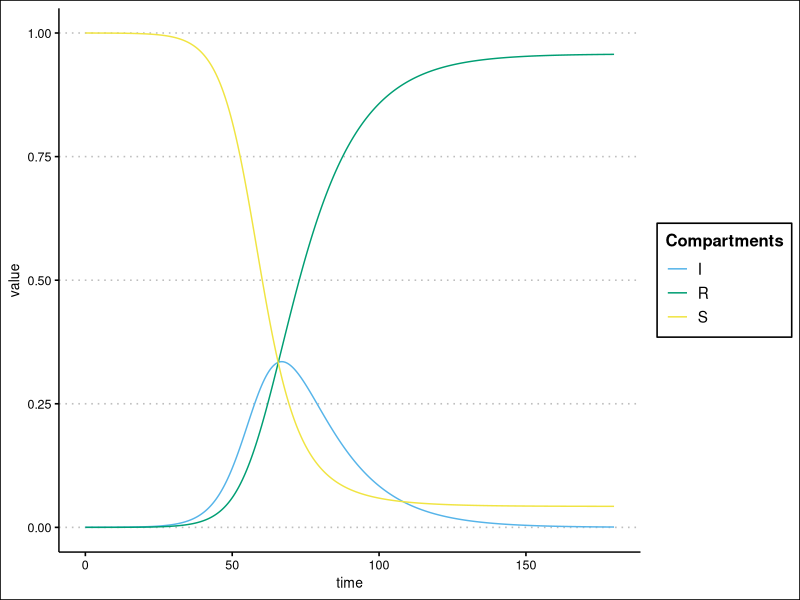

This figure's R source:
## ---- chunk 1
knitr::opts_chunk$set(echo = TRUE)
home = file.path('~/Documents/MIT')
## ---- chunk 2
library(deSolve)
library(tidyverse)
library(ggthemes)
## ---- chunk 3
US_pop_2020 = 329410596 # US population based on census
I = 14250/US_pop_2020 # total infected based on [JHU dashboard data](https://www.arcgis.com/apps/opsdashboard/index.html#/bda7594740fd40299423467b48e9ecf6) at March 20
R = 121/US_pop_2020  # total recovered based on [JHU dashboard data](https://www.arcgis.com/apps/opsdashboard/index.html#/bda7594740fd40299423467b48e9ecf6) at March 20
S = 1 - I
d = 14 #estimted contagious asymptomatic
obs_time = 180
R0 = 3.3 # estimated R0
gamm = 1/d # need to check this 
bet = R0/d
## ---- chunk 4
SIR.model <- function(t, b, g){ 
  
  init <- c(S=S,I=I,R=R) 
  parameters <- c(bet=b,gamm=g) 
  time <- seq(0,t,by=t/(2*length(1:t))) 
  
  eqn <- function(time,state,parameters){ 
    with(as.list(c(state,parameters)),{ 
      dS <- -bet*S*I 
      dI <- bet*S*I-gamm*I 
      dR <- gamm*I 
      return(list(c(dS,dI,dR)))}) 
  }
  
  out<-ode(y=init,times=time,eqn,parms=parameters) 
  out.df<-as.data.frame(out) 
}
## ---- chunk 5
SIR.model(obs_time, bet, gamm) %>% 
  as.data.frame() %>% 
  gather(Compartments, value, -time) %>% 
  ggplot() +
  aes(x=time, y= value, color= Compartments) +
  geom_line() +
  theme_clean() + 
  scale_color_pander()
